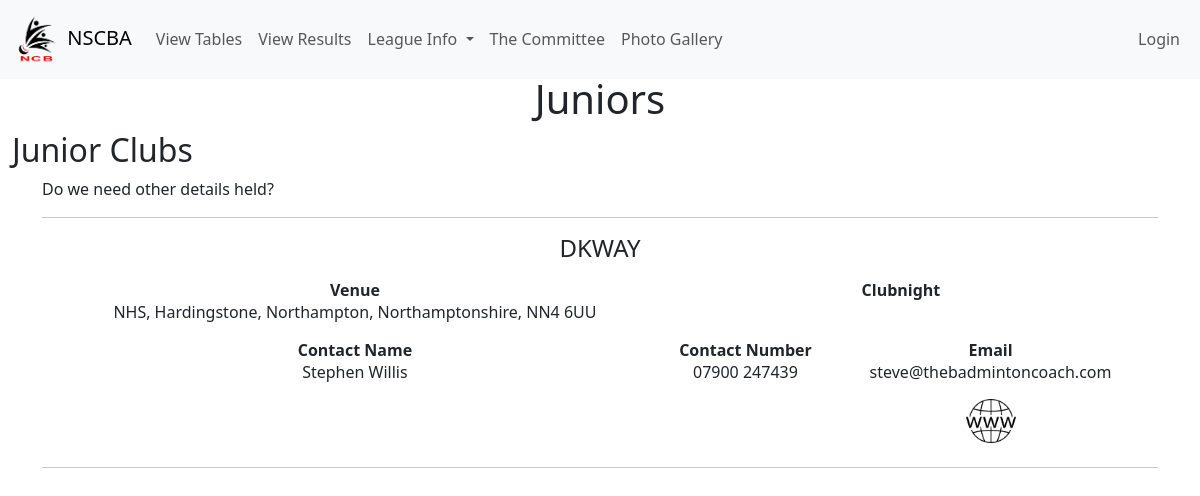
The page /junior.php on the database its author committed.
### tables this page shows
CREATE TABLE `TblClub` (
  `ClubID` int(4) UNSIGNED NOT NULL,
  `Clubname` varchar(40) NOT NULL,
  `Location` longtext NOT NULL,
  `Website` varchar(200) DEFAULT NULL,
  `Instagram` varchar(200) DEFAULT NULL,
  `Facebook` varchar(500) DEFAULT NULL,
  `Contactname` varchar(200) NOT NULL,
  `Contactnumber` varchar(200) DEFAULT NULL,
  `Contactemail` varchar(200) DEFAULT NULL,
  `Clubsecretaryname` varchar(200) DEFAULT NULL,
  `Clubsecretarynumber` varchar(200) DEFAULT NULL,
  `Clubsecretaryemail` varchar(200) DEFAULT NULL,
  `Matchsecretaryname` varchar(200) DEFAULT NULL,
  `Matchsecretarynumber` varchar(200) DEFAULT NULL,
  `Matchsecretaryemail` varchar(200) DEFAULT NULL,
  `Clubnight` longtext DEFAULT NULL,
  `Matchnight` longtext DEFAULT NULL,
  `Password` varchar(200) DEFAULT NULL,
  `Junior` int(1) DEFAULT NULL
);

### junior.php (the view, shortened to what this page needs)
<head>
  <link href="styles.css" rel="stylesheet">
  <link href="https://cdn.jsdelivr.net/npm/bootstrap@5.3.0/dist/css/bootstrap.min.css" rel="stylesheet">
</head>
<body>
<div id="result">
    <?php
    include_once("navbar.php");
    ?>
</div>
<div class="container-fluid">
<h1 class="text-center">Juniors</h1>
<h2>Junior Clubs</h2>
</div>
<div class="container">
  Do we need other details held?
  <br>
  <hr>
<?php
    include_once('connection.php');
	$stmt = $conn->prepare("SELECT * FROM TblClub WHERE junior <>0 ORDER BY Clubname ASC ");
	$stmt->execute();
	while ($row = $stmt->fetch(PDO::FETCH_ASSOC))
		{
      echo("<h4 class='text-center'>".$row["Clubname"]."</h4>");
      echo('<div class="container mt-2 ">
      <div class="table-container ">
          <table class="table text-center table-borderless">
                  <tr>
                      <td ><span class="fw-bold">Venue</span><br>'.$row["Location"].'</td>
                      <td colspan="2" ><span class="fw-bold">Clubnight</span><br>'.$row["Clubnight"].'</td>
                  </tr>
                  <tr>
                      <td><span class="fw-bold">Contact Name</span><br>'.$row["Contactname"].'</td>
                      <td><span class="fw-bold">Contact Number</span><br>'.$row["Contactnumber"].'</td>
                      <td><span class="fw-bold">Email</span><br>'.$row["Contactemail"].'</td>
                  </tr>
                  <tr >
                      <td >');
                      echo('</td>
                      <td>');
                    echo('</td>
                      <td>');
                      echo("<a href='".$row['Website']."'><img src='./images/Web.png' class='imsmall'></a>");
                      echo('</td>
                  </tr>
          </table>
      </div>
  </div>');
     echo("<hr>");
		}
?>
</div>
</body>
</html>

### styles.css (style rules this page uses)
body { padding: 75px 0 0 0 ; }
.imsmall { width:50px; }

### rows shown on the page
tblclub: Clubname "DKWAY", Location "NHS, Hardingstone, Northampton, Northamptonshire, NN4 6UU", Contactname "Stephen Willis", Contactnumber "07900 247439", Contactemail "steve@thebadmintoncoach.com"
